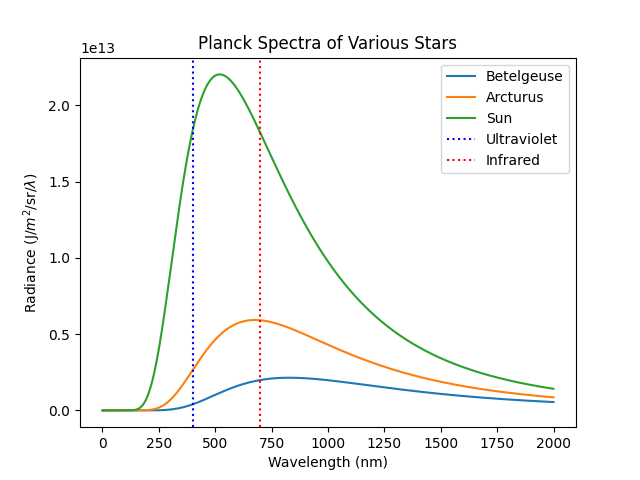

Source code (Python):
import numpy as np
import matplotlib.pyplot as plt

h = 6.626e-34
c = 3.0e+8
k = 1.38e-23
sigma = 5.67e-8

class Planck:

    def __init__(self,T,name):
        self.T = T
        self.name = name
        self.wls = np.arange(1e-9, 2e-6, 1e-9)

    def B(self,wl,T):
        a = 2.*h*c**2
        b = (h*c)/(wl*k*T)
        ans = a/((wl**5)*(np.exp(b)-1.))
        return ans
    
    def plot(self):
        xs = self.wls*1e9
        ys = self.B(self.wls,self.T)
        ymax = max(ys)
        if ymax:
            self.peak = xs[np.argmax(ys)]
            print(f'Max intensity of {self.T} K at {self.peak} nm')
        plt.plot(xs,ys,label=f'{self.name}')
        plt.ylabel(r"Radiance (J/$m^{2}$/sr/$\lambda$)")
        plt.xlabel(r"Wavelength (nm)")
        plt.title(r"Planck Spectra of Various Stars")
        #plt.legend()

    def wien(self):

        ans = 0.0029e9/self.T
        print(ans)

    
betelgeuse = Planck(3500,'Betelgeuse')
arcturus = Planck(4290,'Arcturus')
sun = Planck(5578,'Sun')
rigel = Planck(11000,'Rigel')


stars = [betelgeuse,arcturus,sun]

for s in stars:

    s.plot()



plt.axvline(400,label='Ultraviolet',linestyle=':',color='b')
plt.axvline(700,label='Infrared',linestyle=':',color='r')
plt.legend()
plt.show()
